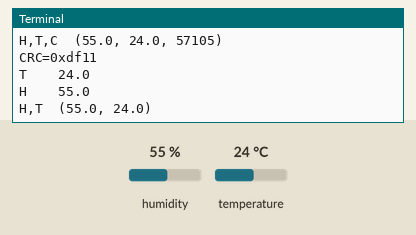
Recording of a program running on a simulated Raspberry Pi (BCM pin numbers). On the bench: the last lines printed to the terminal. The inputs (shaded band) are chosen by the test bench; at power-on: humidity 55 %, temperature 24 °C.

Above: at 1.2 s.
1.3 s: humidity set to 22 %
At 1.3 s:
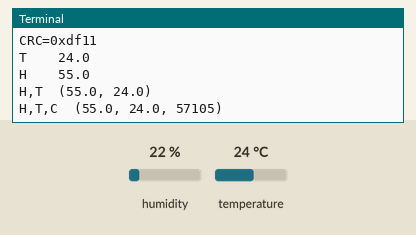
3.8 s: temperature set to 19 °C
At 3.88 s:
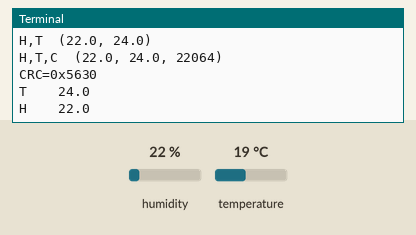
6.1 s: humidity set to 68 %
At 6.46 s:
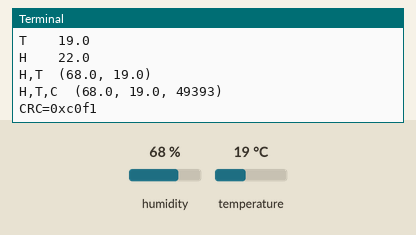
8.4 s: temperature set to 28 °C
At 8.4 s:
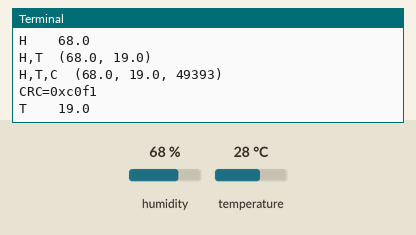
10.7 s: humidity set to 40 %
At 11.07 s:
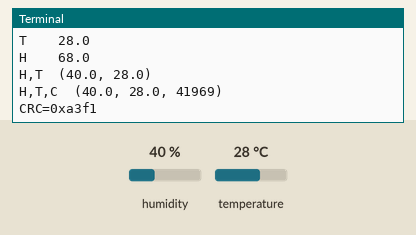
13.0 s: temperature set to 12 °C
At 13.37 s:
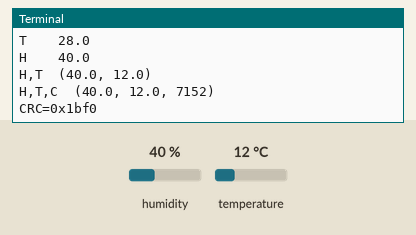
Timing chart, 0 to 16.0 s (numbered marks = the images above; inputs shaded):
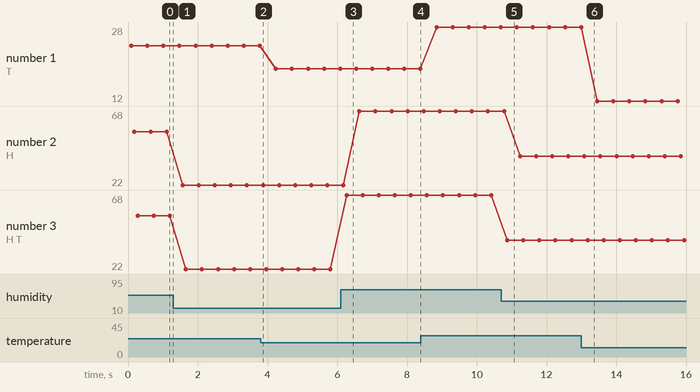

Measured:
- after the input at 6.1 s, the terminal: prints a new line after 0.17 s (image 3)
- after the input at 10.7 s, the terminal: prints a new line after 0.17 s (image 5)
- after the input at 13.0 s, the terminal: prints a new line after 0.18 s (image 6)
- plotted number 1: 24 → 19 after the input at 3.8 s, 19 → 28 after the input at 8.4 s, 28 → 12 after the input at 13.0 s
- plotted number 2: 55 → 22 after the input at 1.3 s, 22 → 68 after the input at 6.1 s, 68 → 40 after the input at 10.7 s
- plotted number 3: 55 → 22 after the input at 1.3 s, 22 → 68 after the input at 6.1 s, 68 → 40 after the input at 10.7 s

The program:

testAM2315.py
```python
#!/usr/bin/env python

import AM2315

while (1):
	thsen = AM2315.AM2315()
	print "T   ", thsen.read_temperature()
	print "H   ", thsen.read_humidity()
	print "H,T ", thsen.read_humidity_temperature()
	print "H,T,C ", thsen.read_humidity_temperature_crc()
        h,t,c = thsen.read_humidity_temperature_crc()
        print "CRC=0x%02x" % c
```

AM2315.py
```python
#!/usr/bin/python
# modified for GroveWeatherPi to return CRC information
# SwitchDoc Labs, 2019

# COPYRIGHT 2016 Robert Wolterman
# MIT License, see LICENSE file for details

# MODULE IMPORTS
import time

import traceback

# GLOBAL VARIABLES
AM2315_I2CADDR = 0x5C
AM2315_READREG = 0x03
MAXREADATTEMPT = 10

AM2315DEBUG = False

class AM2315:
    """Base functionality for AM2315 humidity and temperature sensor. """

    def __init__(self, address=AM2315_I2CADDR, i2c=None, **kwargs):
        if i2c is None:
            import Adafruit_GPIO.I2C as I2C
            i2c = I2C
        self._device = i2c.get_i2c_device(address, **kwargs)
        self.humidity = 0
        self.temperature = 0
        self.crc = 0
        self.AM2315PreviousTemp = -1000
        self.goodreads = 0
        self.badreadings = 0
        self.badcrcs = 0


    def verify_crc(self, char):
        """Returns the 16-bit CRC of sensor data"""
        crc = 0xFFFF
        for l in char:
                crc = crc ^ l
                for i in range(1,9):
                    if(crc & 0x01):
                         crc = crc >> 1
                         crc = crc ^ 0xA001
                    else:
                         crc = crc >> 1
        return crc


    def _read_data(self):
        count = 0
        tmp = None
        while count <= MAXREADATTEMPT:
            try:
                try:
                    # WAKE UP
                    self._device.write8(AM2315_READREG,0x00)
                except:
                    time.sleep(0.09)

                # TELL THE DEVICE WE WANT 4 BYTES OF DATA
                self._device.writeList(AM2315_READREG,[0x00, 0x04])
                time.sleep(0.09)
                tmp = self._device.readList(AM2315_READREG,8)
                self.temperature = (((tmp[4] & 0x7F) << 8) | tmp[5]) / 10.0
                # check for > 10.0 degrees higher
                if (self.AM2315PreviousTemp != -1000):   # ignore first time
                        if (abs(self.AM2315PreviousTemp - self.temperature) > 10.0):
                            # OK, temp is bad.  Ignore
                            if (AM2315DEBUG == True):
                                print ">>>>>>>>>>>>>"
                                print "Bad AM2315 Temperature = ", self.temperature
                                print ">>>>>>>>>>>>>"
                                self.badreadings = self.badreadings+1
                                tmp = None
                        else:
                            # Good Temperature
                            self.AM2315PreviousTemp = self.temperature
                else:
                    # assume first is good temperature
                    self.AM2315PreviousTemp = self.temperature
                # IF WE HAVE DATA, LETS EXIT THIS LOOP
                if tmp != None:
                    break
            except Exception as ex:
                if (AM2315DEBUG == True):
                    template = "An exception of type {0} occurred. Arguments:\n{1!r}"
                    message = template.format(type(ex).__name__, ex.args)
                    print message
                    print traceback.format_exc()
                    print "AM2315readCount = ", count
            count += 1
            time.sleep(0.10)

        # GET THE DATA OUT OF THE LIST WE READ
        self.humidity = ((tmp[2] << 8) | tmp[3]) / 10.0
        self.temperature = (((tmp[4] & 0x7F) << 8) | tmp[5]) / 10.0
        if (tmp[4] & 0x80):
            self.temperature = -self.temperature

        self.crc = ((tmp[7] << 8) | tmp[6])
        # Verify CRC here
        # force CRC error with the next line
        #tmp[0] = tmp[0]+1
        t = bytearray([tmp[0], tmp[1], tmp[2], tmp[3], tmp[4], tmp[5]])
        c = self.verify_crc(t)

        if (AM2315DEBUG == True):
            print "AM2315temperature=",self.temperature
            print "AM2315humdity=",self.humidity
            print "AM2315crc=",self.crc
            print "AM2315c=",c

        if self.crc != c:
            if (AM2315DEBUG == True):
                print "AM2314 BAD CRC"
            self.badcrcs = self.badcrcs + 1
            self.crc = -1
        else:
            self.goodreads = self.goodreads+1

    def read_temperature(self):
        self._read_data()
        return self.temperature

    def read_humidity(self):
        self._read_data()
        return self.humidity

    def read_humidity_temperature(self):
        self._read_data()
        return (self.humidity, self.temperature)

    def read_humidity_temperature_crc(self):
        self._read_data()
        return (self.humidity, self.temperature, self.crc)

    def read_status_info(self):
        return  (self.goodreads, self.badreadings, self.badcrcs)

if __name__ == "__main__":
    am2315 = AM2315()
    print am2315.read_temperature()
    print am2315.read_humidity()
    print am2315.read_humidity_temperature()
    print am2315.read_humidity_temperature_crc()
```
